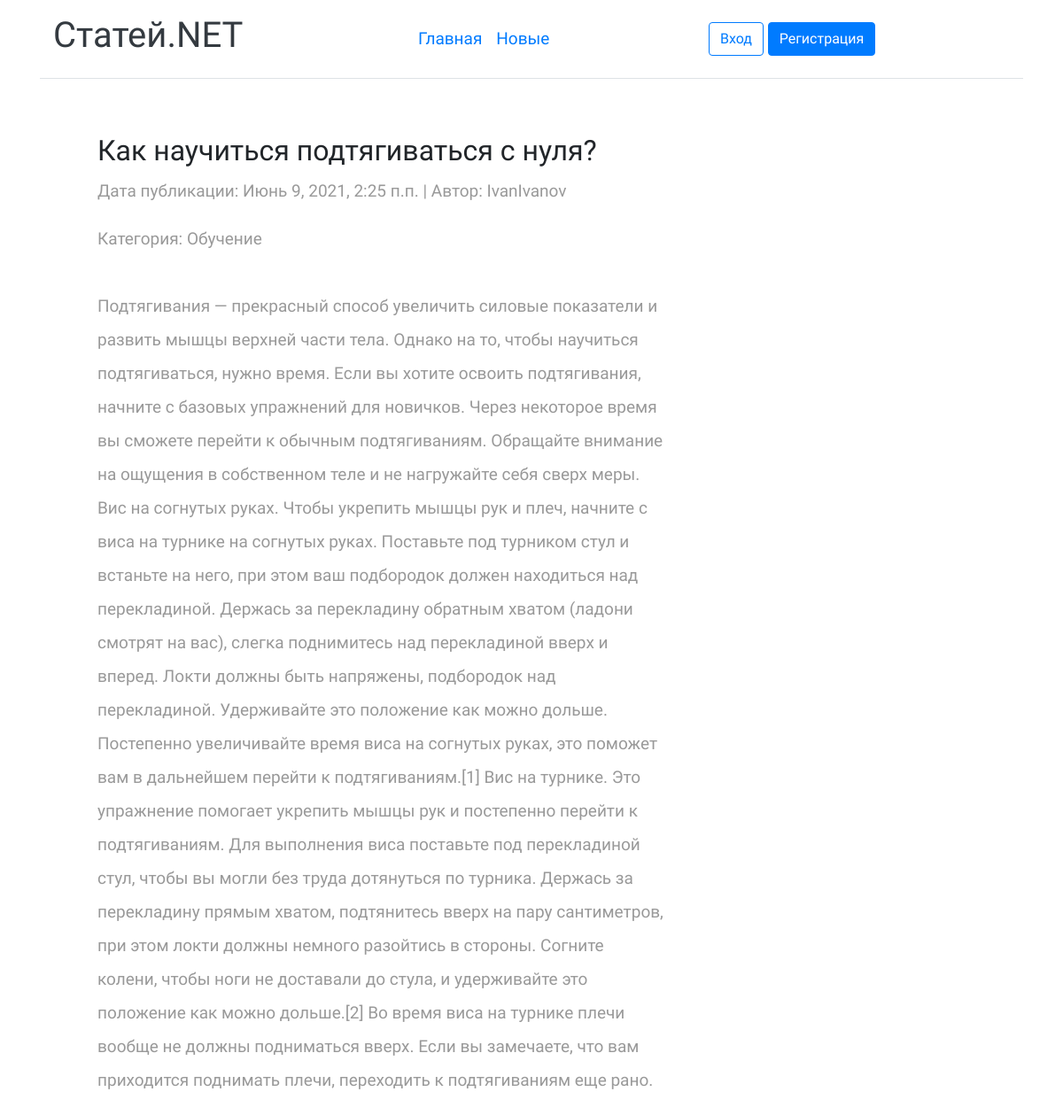
Screenshot of /post/8 with the database file from the repository.
### articles/models.py (models this page shows, shortened)
class Post(models.Model):
    id = models.AutoField(unique=True, primary_key=True)
    title = models.CharField('Заголовок статьи', max_length=64)
    author = models.ForeignKey(User, on_delete=models.CASCADE, null=True)
    announcement_post = models.CharField('Анонс статьи', max_length=255, null=True)
    text = models.TextField('Текст статьи')
    post_data = models.DateTimeField(auto_now=True)
    category = models.ForeignKey(Category, on_delete=models.CASCADE)
    status = models.ForeignKey(Status, on_delete=models.CASCADE, null=True, default=1)

class Category(models.Model):
    id = models.AutoField(unique=True, primary_key=True)
    name = models.CharField('Название котегории', max_length=64)
    def __str__(self):
        return self.name

### articles/views.py (the view)
# urls.py: path('post/<int:post_id>', views.post_page, name='post'),
def post_page(request, post_id):
    context = {
        'post': Post.objects.get(id=post_id)
    }
    return render(request, "articles/post.html", context)

### articles/templates/articles/post.html (shortened to what this page needs)
{% extends 'base.html' %}
{% block content %}
                <div class="col-lg-8 tm-post-col">
                    <div class="tm-post-full">
                        <div class="mb-4">
                            <h2 class="pt-2 tm-color-primary tm-post-title">{{ post.title }}</h2>
                            <p class="tm-mb-40">Дата публикации: {{ post.post_data }} | Автор: {{ post.author }}</p>
                            <span class="text-right tm-color-primary">Категория: {{ post.category }}</span><br><br>
                            <p>{{ post.text }}</p>
                        </div>
                    </div>
                </div>
{% endblock %}

### articles/static/css/mainstyle.css (style rules this page uses)
html { overflow-x: hidden; }
body { margin: 0; padding: 0; font-family: 'Source Sans Pro', sans-serif; font-size: 19px; line-height: 2em; overflow-x: hidden; }
p, span { color: #999; }

### rows the page displays
Post: title "Как научиться подтягиваться с нуля?", post_data "Июнь 9, 2021, 2:25 п.п.", author "IvanIvanov", category "Обучение", text "Подтягивания — прекрасный способ увеличить силовые показатели и развить мышцы верхней части тела. Однако на то, чтобы научиться подтягиваться, нужно время. Если вы хотите освоить подтягивания, начните с базовых упражнений для новичков. Через некоторое время вы сможете перейти к обычным подтягиваниям. Обращайте внимание на ощущения в собственном теле и не нагружайте себя сверх меры. Вис на согнутых руках. Чтобы укрепить мышцы рук и плеч, начните с виса на турнике на согнутых руках. Поставьте под турником стул и встаньте на него, при этом ваш подбородок должен находиться над перекладиной. Держась за перекладину обратным хватом (ладони смотрят на вас), слегка поднимитесь над перекладиной вверх…"
